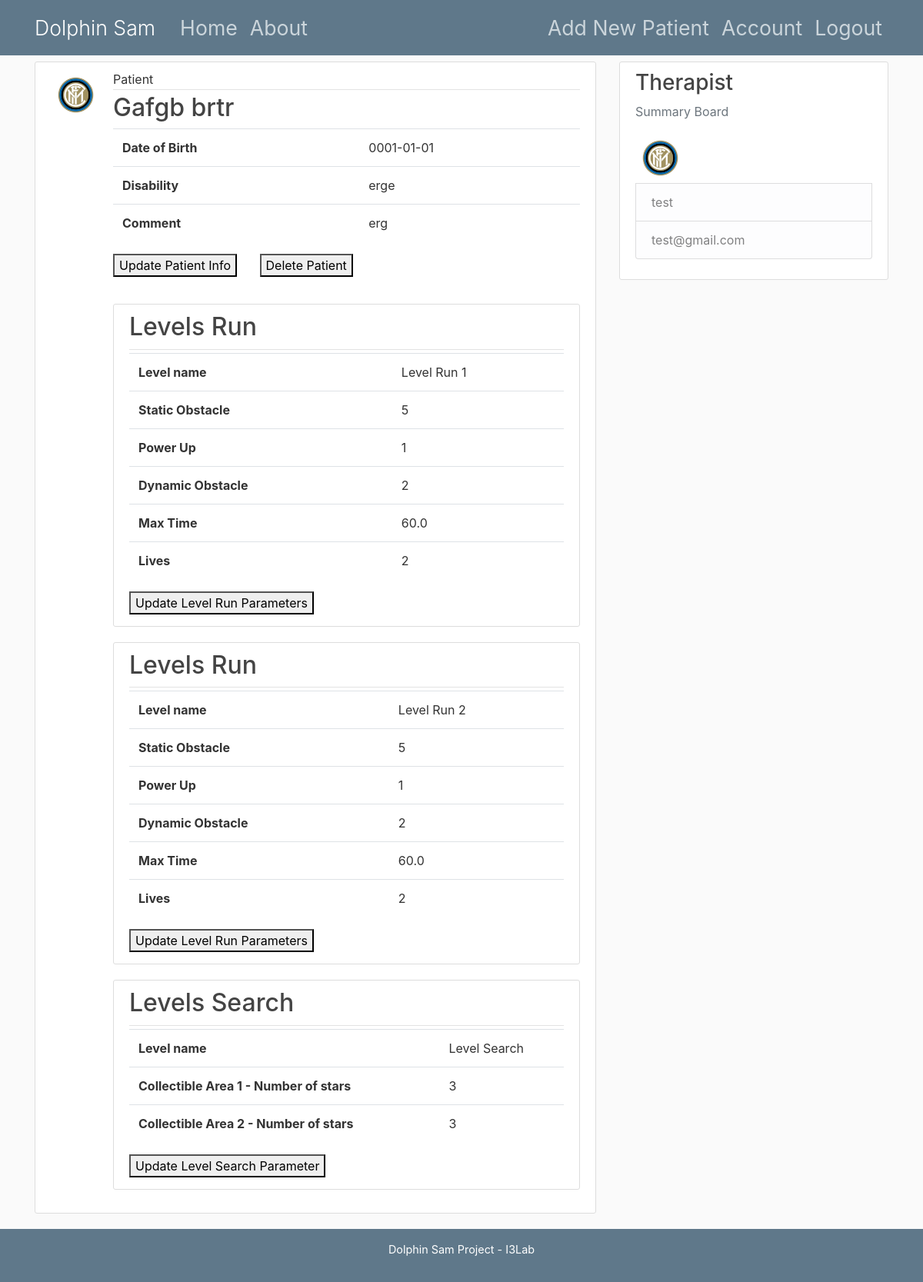
/patient/1 (signed in), run on an earlier commit of the app's database.
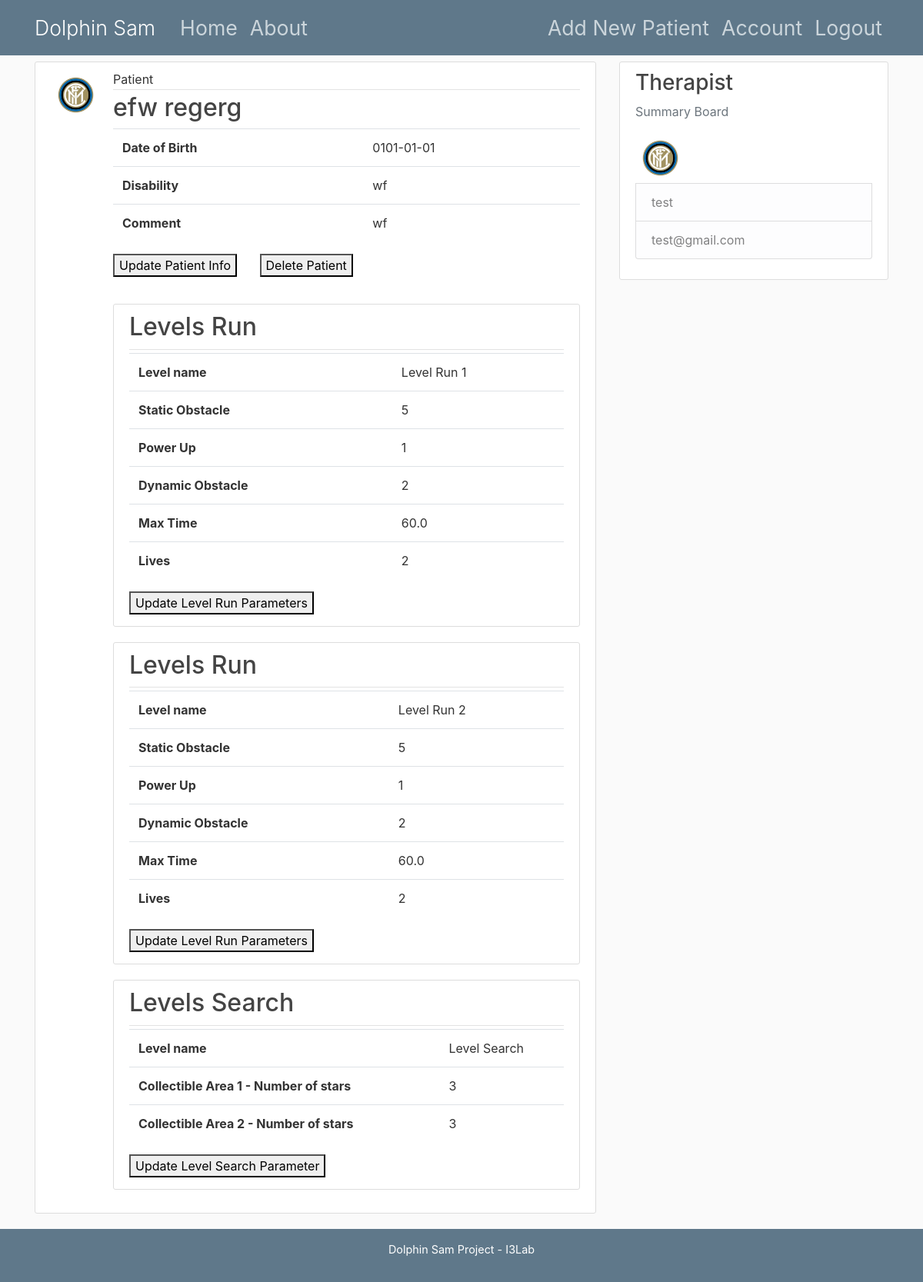
And on a later commit of the database.
### server/models.py (models this page shows, shortened)
class Patient(db.Model):
    id = db.Column(db.Integer, primary_key=True)
    last_name = db.Column(db.String(20), nullable=False)
    first_name = db.Column(db.String(20), nullable=False)
    date_of_birth = db.Column(db.Date, nullable=False)
    type_of_disability = db.Column(db.String(50), nullable=False)
    comment = db.Column(db.String(250))
    image_file = db.Column(db.String(20), nullable=False, default='default.jpg')
    user_id = db.Column(db.Integer, db.ForeignKey('user.id'), nullable=False)
    levels_run = db.relationship('LevelRun', lazy=True)
    levels_search = db.relationship('LevelSearch', lazy=True)
    sessions = db.relationship('Session', lazy=True)

### server/routes.py (the view)
@app.route("/patient/<id_p>", methods=['GET', 'POST'])
@login_required
def patient(id_p):
    if current_user.is_authenticated:
        id_reg = id_p.replace('}', '')
        id_int = int(id_reg)
        print(id_int)
        print(type(id_int))
        patients = current_user.patients
        for p in patients:
            if p.id == id_int:
                pat = p
        levels_run = pat.levels_run
        levels_search = pat.levels_search
        zone_level_search = levels_search[-1].zone_levels
        return render_template('patient.html', patient=pat, lev_run=levels_run, lev_search=levels_search, zone_search=zone_level_search, lz=levels_search[-1].zone_levels[-1])

### server/models.py (called while the page is built)
@login_manager.user_loader
def load_user(user_id):
    return User.query.get(int(user_id))

### server/templates/patient.html
{% extends "layout.html" %}
{% block content %}
<article class="media content-section">
    <img class="rounded-circle article-img" src="{{ url_for('static', filename='profile_pics/' + patient.therapist.image_file) }}">
    <div class="media-body">
        <div class="article-metadata">
            <a class="mr-2">Patient</a>
        </div>
        <h2><a class="article-title">{{ patient.last_name }} {{ patient.first_name }}</a></h2>
        <table class="table">
            <tbody>
            <tr><th>Date of Birth</th><td>{{ patient.date_of_birth }}</td></tr>
            <tr><th>Disability</th><td>{{ patient.type_of_disability }}</td></tr>
            <tr><th>Comment</th><td>{{ patient.comment }}</td></tr>
            </tbody>
        </table>
        <a href="{{ url_for('patientup', id_p=patient.id) }}"><button type="button" style="margin-bottom: 35px">Update Patient Info</button></a>
        <a href="{{ url_for('deletepatient', id_p=patient.id) }}"><button type="button" style="margin-left: 25px">Delete Patient</button></a>
        {% for lr in lev_run %}
        <article class="media content-section">
            <div class="media-body">
                <div class="article-metadata">
                    <h2><a class="mr-2">Levels Run</a></h2>
                </div>
                <table class="table">
                    <tbody>
                    <tr><th>Level name</th><td>{{ lr.name }}</td></tr>
                    <tr><th>Static Obstacle</th><td>{{ lr.static_obstacle }}</td></tr>
                    <tr><th>Power Up</th><td>{{ lr.power_up }}</td></tr>
                    <tr><th>Dynamic Obstacle</th><td>{{ lr.dynamic_obstacle }}</td></tr>
                    <tr><th>Max Time</th><td>{{ lr.max_time }}</td></tr>
                    <tr><th>Lives</th><td>{{ lr.lives }}</td></tr>
                    </tbody>
                </table>
                <a href="{{ url_for('patientlevrun', id_p=patient.id, id_lr=lr.id) }}"><button type="button" style="margin-bottom: 5px">Update Level Run Parameters</button></a>
            </div>
        </article>
        {% endfor %}
        {% for ls in lev_search %}
        <article class="media content-section">
            <div class="media-body">
                <div class="article-metadata">
                    <h2><a class="mr-2">Levels Search</a></h2>
                </div>
                <table class="table">
                    <tbody>
                    <tr><th>Level name</th><td>{{ ls.name }}</td></tr>
                    {% for zn in zone_search %}
                    <tr><th>Collectible Area {{ zn.number }} - Number of stars</th><td>{{ zn.number_stars_per_zone }}</td></tr>
                    {% endfor %}
                    </tbody>
                </table>
                <a href="{{ url_for('patientlevsearch', id_p=patient.id, num_z=lz.number) }}"><button type="button" style="margin-bottom: 5px">Update Level Search Parameter</button></a>
            </div>
        </article>
        {% endfor %}
    </div>
</article>
{% endblock content %}

What changed in the data, as far as the page shows it:
changed Patient: last_name "Gafgb" → "efw"; first_name "brtr" → "regerg"; date_of_birth "0001-01-01" → "0101-01-01"; type_of_disability "erge" → "wf"; comment "erg" → "wf"
